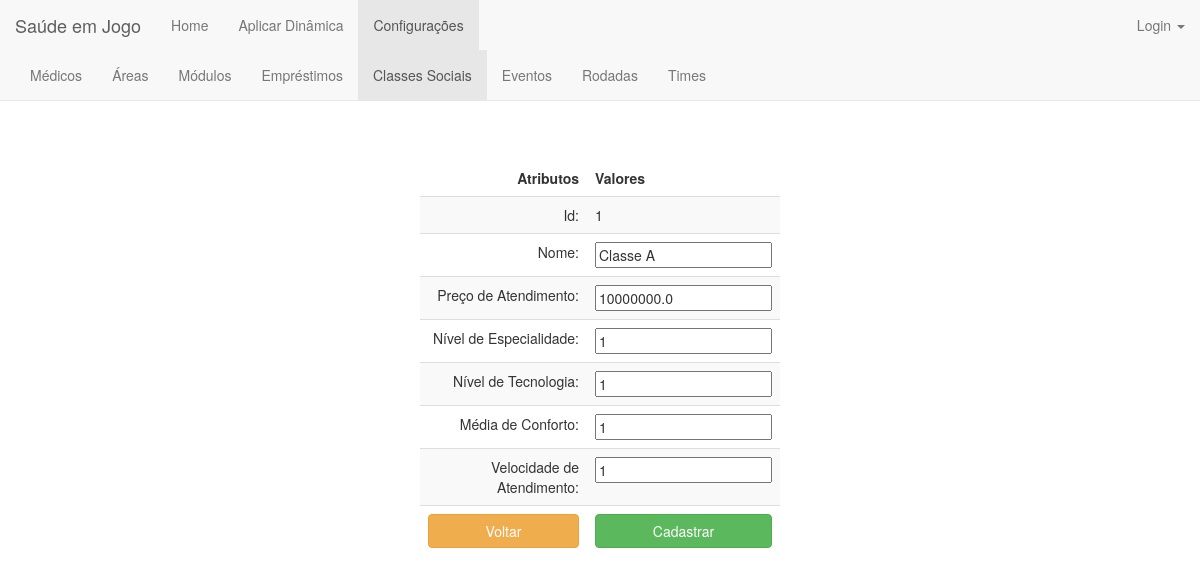
Page /classe_social/edit/1/ on the committed database.
### jogo/models.py (models this page shows)
class Classe_Social(models.Model):
    classificacao = ((1, '1'), (2, '2'), (3, '3'))
    nome = models.CharField(max_length=200)
    preco_atendimento = models.FloatField(validators=[MinValueValidator(0.0)])
    nivel_especialidade = models.FloatField(validators=[MinValueValidator(0.0), MaxValueValidator(3.0)])
    nivel_tecnologia = models.FloatField(validators=[MinValueValidator(0.0), MaxValueValidator(3.0)])
    media_conforto = models.FloatField(validators=[MinValueValidator(0.0), MaxValueValidator(3.0)])
    velocidade_atendimento = models.FloatField(validators=[MinValueValidator(0.0), MaxValueValidator(3.0)])

### jogo/views.py (the view)
# urls.py: url(r'^classe_social/edit/(?P<id>\d+)/$', views.classe_social_edit, name='classe_social_edit'),
def classe_social_edit(request, id):
    classe = get_object_or_404(Classe_Social, pk=id)
    form = Classe_Social_Form(instance=classe)
    if request.method == 'POST':
        form = Classe_Social_Form(request.POST, instance=classe)
        if form.is_valid():
            form.save()
            return HttpResponseRedirect('/classe_social')
    return render(request, 'classe_social/classe_social_edit.html', {'form': form, 'id': id})

### jogo/templates/classe_social/classe_social_edit.html (shortened to what this page needs)
{% extends 'jogo/base_configuracoes.html' %}
{% block classe_social %}class="active"{% endblock %}
{% block body %}
    <center><h1>Editar Classe Social</h1></center><br>
<form action="." method="POST">{% csrf_token %}
    <div style="width: 30%; position: absolute; top:20%; bottom: 0; left: 0; right: 0; margin: 0 auto;">
        <table class="table table-striped" align="center">
            <thead>
            <tr>
                <td align="right"><b>Atributos</b></td>
                <td align="left"><b>Valores</b></td>
            </tr>
            </thead>
            <tbody>
            <tr>
                <td align="right">Id:</td>
                <td align="left">{{id}}</td>
            </tr>
            <tr>
                <td align="right">Nome:</td>
                <td align="left">{{form.nome}}</td>
            </tr>
            <tr>
                <td align="right">Preço de Atendimento:</td>
                <td align="left">{{form.preco_atendimento}}</td>
            </tr>
            <tr>
                <td align="right">Nível de Especialidade:</td>
                <td align="left">{{ form.nivel_especialidade }}</td>
            </tr>
            <tr>
                <td align="right">Nível de Tecnologia:</td>
                <td align="left">{{ form.nivel_tecnologia }}</td>
            </tr>
            <tr>
                <td align="right">Média de Conforto:</td>
                <td align="left">{{ form.media_conforto }}</td>
            </tr>
            <tr>
                <td align="right">Velocidade de Atendimento:</td>
                <td align="left">{{ form.velocidade_atendimento }}</td>
            </tr>
            <tr>
                <td align="right"><a  style="text-decoration:none;" href="{% url 'jogo:classe_social_index' %}"><button type="button" class="btn btn-warning btn-block" >Voltar</button></a></td>
                <td align="left"><button type="submit" class="btn btn-success btn-block" >Cadastrar</button></td>
            </tr>
            </tbody>
        </table>
    </div>
</form>
{% endblock body %}

### rows in the picture
Classe_Social: nome "Classe A", preco_atendimento "10000000.0", nivel_especialidade "1", nivel_tecnologia "1", media_conforto "1", velocidade_atendimento "1"

### other values in the picture
{{ id }} "1"
